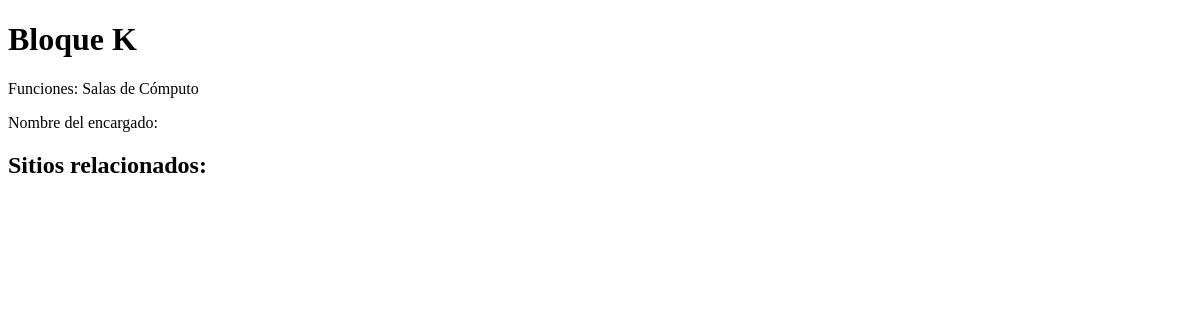
The app's page /bloque/1/, older data.
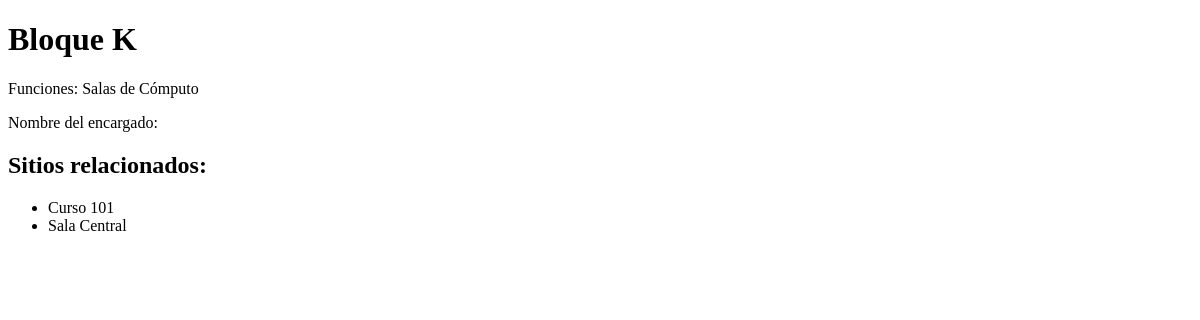
The same page, newer data.
### sitios/models.py (models this page shows, shortened)
class Sitio(models.Model):
    id = models.AutoField(primary_key= True)
    nombre = models.CharField('Nombre del Sitio',max_length=100,null = False ,blank= False)
    bloque = models.ForeignKey('Bloque', on_delete=models.PROTECT, default="", blank= False)
    horario = models.CharField('Horario de atencion',max_length=100, blank= True)
    foto = models.URLField('foto',null = False ,blank= True)
    gps = models.CharField(max_length=100, blank= True)
    class Meta:
        verbose_name = 'Sitio'
        verbose_name_plural = 'Sitios'

### sitios/views.py (the view)
# urls.py: path('bloque/<int:bloque_id>/', views.bloque, name='bloque'),
def bloque(request, bloque_id):
    bloque = get_object_or_404(Bloque, id=bloque_id)
    sitios = bloque.sitio_set.all()
    return render(request, 'bloque.html', {'bloque': bloque, 'sitios': sitios})

### sitios/templates/bloque.html (shortened to what this page needs)
{% extends 'base.html' %}
{% block contenido %}
    <h1>{{ bloque.nombre }}</h1>
    <p>Funciones: {{ bloque.funciones }}</p>
    <p>Nombre del encargado: {{ bloque.nombre_encargado }}</p>
    <h2>Sitios relacionados:</h2>
    <ul>
    {% for sitio in sitios %}
        <li>{{ sitio.nombre }}</li>
    {% endfor %}
    </ul>
{% endblock %}

Row changes from the older to the newer data that the page shows:
now on this page (row edited): Sitio: nombre "Curso 101"
now on this page (row edited): Sitio: nombre "Sala Central"
